Frame 1 (no input): blank canvas, image omitted
Frame 60 (no input): blank canvas, image omitted
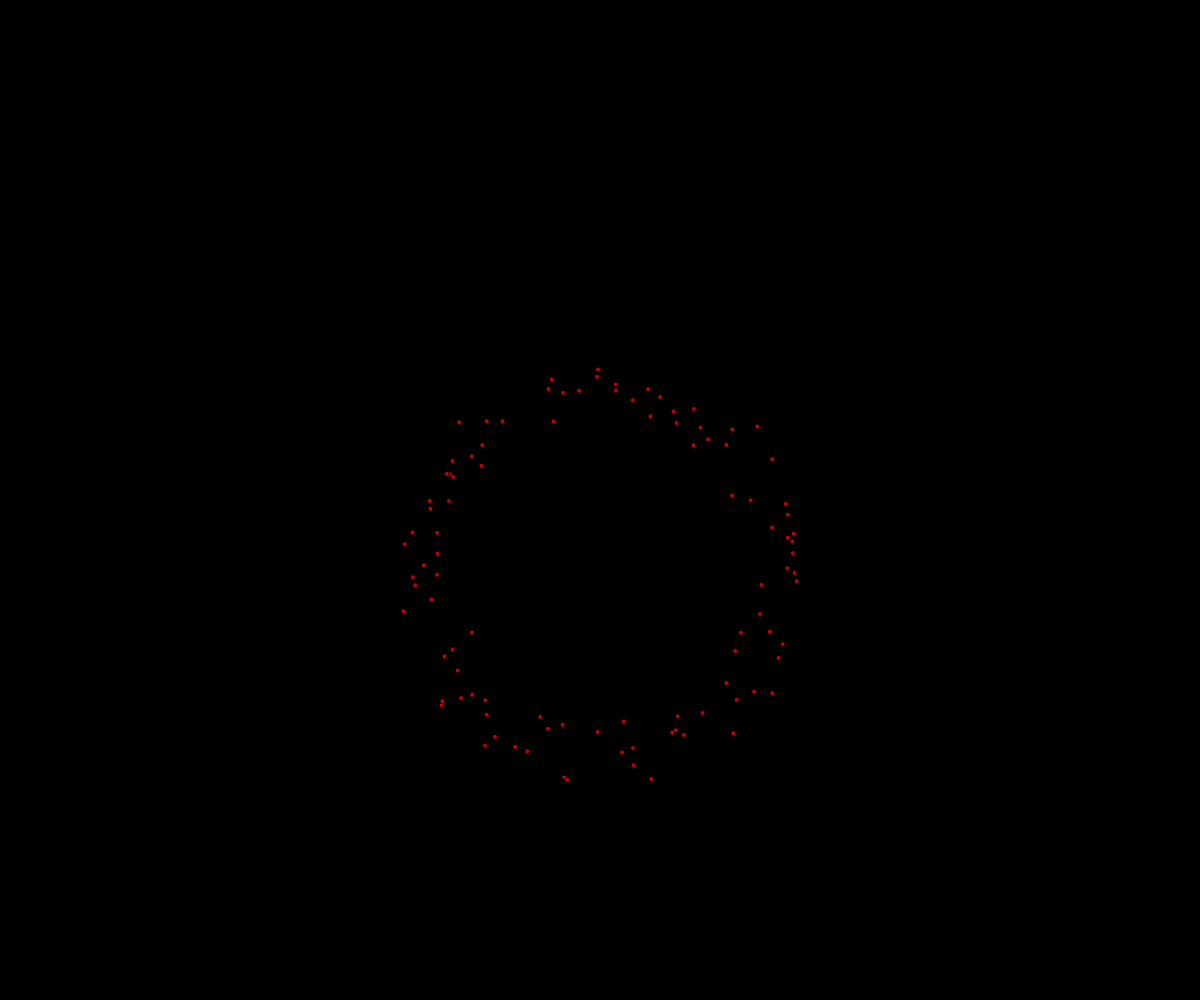
Frame 120 (the mouse pressed at the canvas centre since frame 60)

The p5.js sketch whose frames 1 and 60 were blank and that drew this single picture after the mouse press (run headless with seeded random() and noise() and a simulated clock; from frame 60 on, the mouse is pressed at the canvas centre):

// p5.js sketch
// ── sketch.js
// Fireworks OOP demo

let fireworks = [];

function setup() {
  createCanvas(windowWidth, windowHeight);
  angleMode(DEGREES);
}

function draw() {
  background("black");
  for (let i=fireworks.length-1; i>=0; i--){
    if (fireworks[i].isAlive()) {
      fireworks[i].move();
      fireworks[i].display();
    }
    else {
      fireworks.splice(i, 1);
    }
  }

}

function mousePressed(){
  let numberOfParticles = 100;
  let theta = 0;
  for (let i=0; i<numberOfParticles; i++){
    let xSpeed = cos(theta)*3 + random (-0.5,0.5);
    let ySpeed = sin(theta)*3 + random (-0.5,0.5);
    let someParticle = new Particle(mouseX, mouseY, xSpeed, ySpeed, 255, 0, 0, 255);
    fireworks.push(someParticle);
    theta += 360/numberOfParticles;
  }
}

class Particle {
  constructor(x, y, dx, dy, r, g, b, a){
    this.x = x;
    this.y = y;
    this.dx = dx;
    this.dy = dy;
    this.r = r;
    this.g = g;
    this.b = b;
    this.a = a;
    this.diamater = 5;
    this.gravity = 0.04;
  }

  move() {
    this.x += this.dx;
    this.y += this.dy;
    this.dy += this.gravity;
    this.a -= 1; //slowly fade away
  }

  display() {
    fill(this.r, this.g, this.b, this.a);
    ellipse(this.x, this.y, this.diamater, this.diamater);
  }

  isAlive() {
    return this.a>0;
  }
}
